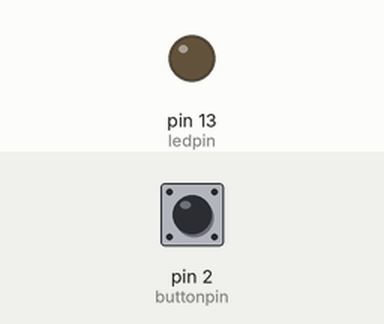
This sketch was run on a simulated Arduino Uno, built with avr-gcc and run on an emulated ATmega328P. On the bench: output pins drawn as LEDs (lit = HIGH). The inputs (shaded band) are chosen by the test bench; at power-on: pin 2 (buttonpin) LOW.

Above: at 1.2 s.
1.3 s: pin 2 (buttonpin) pulled HIGH for 0.15 s
At 1.37 s:
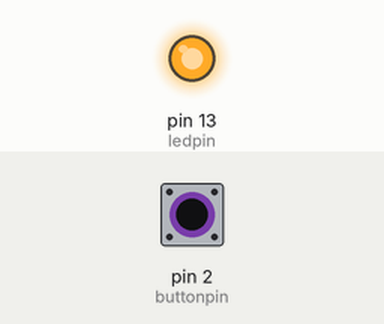
2.9 s: pin 2 (buttonpin) pulled HIGH for 3.2 s
At 7.1 s:
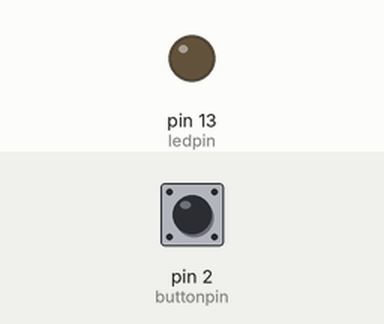
Timing chart, 0 to 8.6 s (numbered marks = the images above; inputs shaded):
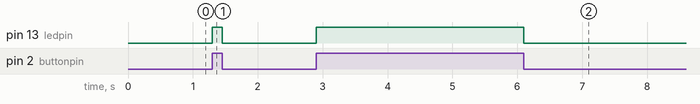

The sketch:

button.ino
```cpp
const int ledpin = 13;
const int buttonpin = 2;

void setup() {
  // put your setup code here, to run once:
  pinMode(ledpin, OUTPUT);
  pinMode(buttonpin, INPUT);
  Serial.begin(9600);

}

void loop() {
  // put your main code here, to run repeatedly:
  int buttonState = 0;
  buttonState = digitalRead(buttonpin);

  if (buttonState == HIGH){
    //Serial.println("1");
    digitalWrite(ledpin, HIGH);
  }

  else{
    digitalWrite(ledpin, LOW);
    //Serial.println("0");
  }

}
```

Measured:
- after the input at 1.3 s, pin 13 (ledpin): LOW → HIGH at once, → LOW 0.15 s later
- after the input at 2.9 s, pin 13 (ledpin): LOW → HIGH at once, → LOW 3.2 s later
